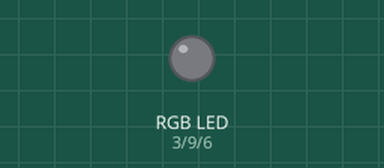
This sketch was run on a simulated Arduino Uno, built with avr-gcc and run on an emulated ATmega328P. Parts: an RGB LED mixed from three pins (HIGH = lit).

Above: at 0.05 s.
At 1.8 s:
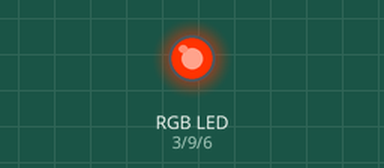
At 3.25 s:
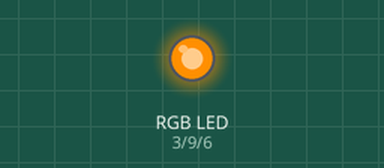
At 6.5 s:
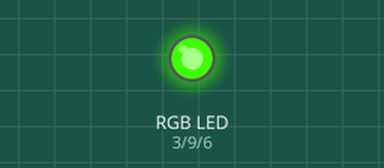
At 9.75 s:
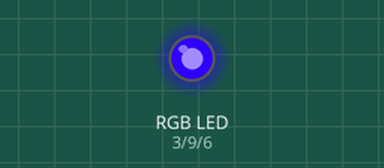
At 13.0 s:
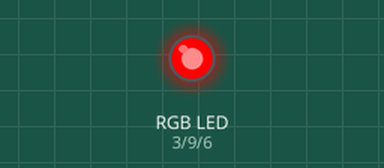
Timing chart, 0 to 16.9 s (numbered marks = the images above):
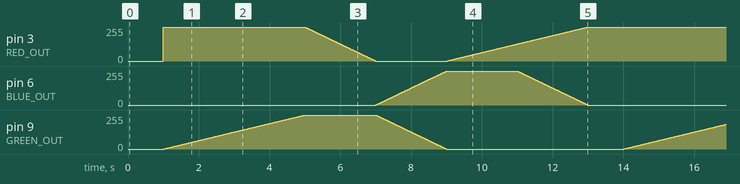

The sketch:

rgb_led_lamp.ino
```cpp
#include "rgb_led_lamp.h"

#define RED_OUT 3
#define BLUE_OUT 6
#define GREEN_OUT 9

#define PROG_RGB_CYCLE 1

#define PROGRAM_FPS 15
#define MAX_PROGRAM_SIZE 50

color_step program[MAX_PROGRAM_SIZE];
int programCounter = 0;

void setup() {
  startProgram(PROG_RGB_CYCLE);
  Serial.begin(9600);
}

void loop() {

  if (programAtEnd()) {
    startProgram(PROG_RGB_CYCLE);
  }

  if (millis() > program[programCounter].fire_time) {
    setColor(program[programCounter].red, program[programCounter].green, program[programCounter].blue);
    programCounter++;
  } else {
    setTweenValues();
  }
}

void setTweenValues() {
  if (programCounter == 0) {
    // program hasn't started yet
    return;
  }

  // start point is the previous item!
  color_step start_point = program[programCounter - 1];

  // end point is either the next item in the program
  // or the beginning of the program if this is the last step in the program
  //   (at which point programCounter will have been pushed past the last step)
  color_step end_point = program[programCounter].fire_time == 0 ? program[0] : program[programCounter];

  unsigned long current_millis = millis();

  // what percentage of the way through the cycle are we?
  float percentage = (float)((current_millis - start_point.fire_time))/(float)((end_point.fire_time - start_point.fire_time));

  // use that percentage against the difference for the different colors
  setColor(color_offset(start_point.red, end_point.red, percentage),
           color_offset(start_point.green, end_point.green, percentage),
           color_offset(start_point.blue, end_point.blue, percentage));
}

// given a starting color, an ending color, and a "how far" percentage,
// return what the color should be for tweening
byte color_offset(byte start_color, byte end_color, float percentage) {
  return byte(start_color + ((end_color - start_color) * percentage));
}

boolean programAtEnd() {
  return programCounter >= MAX_PROGRAM_SIZE || program[programCounter].fire_time == 0;
}

void clearProgram() {
  for (int programStep = 0; programStep < MAX_PROGRAM_SIZE; programStep++) {
    program[programStep].fire_time = 0;
  }
  programCounter = 0;
}

// todo: enums
void startProgram(int programCode) {
  clearProgram();
  unsigned long curMillis = millis();

  if (programCode == PROG_RGB_CYCLE) {
    // red
    color_step red = {curMillis + 1000, 255, 0, 0};
    color_step orange = {curMillis + 3000, 255, 128, 0};
    color_step yellow = {curMillis + 5000, 255, 255, 0};
    color_step green = {curMillis + 7000, 0, 255, 0};
    color_step blue = {curMillis + 9000, 0, 0, 255};
    color_step purple = {curMillis + 11000, 128, 0, 255};

    //red
    pushColorOnQueue(red);

    // orange
    pushColorOnQueue(orange);

    // yellow
    pushColorOnQueue(yellow);

    // green
    pushColorOnQueue(green);

    // blue
    pushColorOnQueue(blue);

    // purple
    pushColorOnQueue(purple);

    // red
    pushColorOnQueue((color_step){curMillis + 13000, 255, 0, 0});
  }

  // reset counter after pushing items onto it, to make sure that loop starts at the beginning
  programCounter = 0;
}

// todo: allow for brightness control
void setColor(byte red, byte green, byte blue) {
  analogWrite(RED_OUT, normalizeColor(red));
  analogWrite(GREEN_OUT, normalizeColor(green));
  analogWrite(BLUE_OUT, normalizeColor(blue));
}

// ensures that a color value is between 0 and 255, inclusively.
int normalizeColor(byte in_color) {
  if (in_color < 0) {
    return 0;
  }

  if (in_color > 255) {
    return 255;
  }

  return in_color;
}

void pushColorOnQueue(color_step new_step) {
  // don't use programAtEnd, because the step in the program when this is called is fire_time == 0
  // but we do want to make sure we don't write into areas we shouldn't
  if (programCounter >= MAX_PROGRAM_SIZE) {
    return;
  }

  program[programCounter] = new_step;
  programCounter++;
}
```

rgb_led_lamp.h
```cpp
#include "Arduino.h"

typedef struct {
  // the number of millis since the arduino started when this should fire
  unsigned long fire_time;
  byte red;
  byte green;
  byte blue;
} color_step;
```
